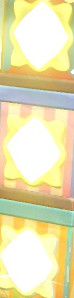
#> input picture RocoKingdom_S2_Box_Detector-main/roco_box_detector/templates/box_anchor/07e31dc8-4362-4ae5-bdf6-9ee320a4c7cb.png, 74 x 298 px
$ python -i sequence_analyzer.py   (imports and definitions only)   (older library calls are emulated)
#> lines starting #> are read from the running program, lines starting #| are printed output that depends on the picture
"""Multi-frame sequence analysis: stability filtering, sharpness, voting."""

from dataclasses import dataclass, field
from typing import Optional, Tuple, List, Dict
import time

import cv2
import numpy as np

from image_utils import (preprocess_image, resize_by_width,
                         safe_resize_template, safe_resize_mask)
from template_cache import TemplateCache, TemplateGroup, TemplateItem


@dataclass
class SequenceFrame:
    index: int
    timestamp: float
    roi_image: np.ndarray
    sub_roi_image: np.ndarray
    anchor_box: Tuple[int, int, int, int]
    sub_roi_box: Tuple[int, int, int, int]
    sharpness: float = 0.0
    avg_similarity: float = 0.0
    sub_roi_image_2: Optional[np.ndarray] = None
    sub_roi_box_2: Optional[Tuple[int, int, int, int]] = None

    def __hash__(self):
        return hash((self.index, self.timestamp))


@dataclass
class FrameMatchResult:
    frame_index: int
    label: Optional[str]
    matched: bool
    score: float
    template_path: Optional[str]
    scale: Optional[float]
    box_in_sub_roi: Optional[Tuple[int, int, int, int]]
    box_in_roi: Optional[Tuple[int, int, int, int]]
    roi_name: str = "roi1"


@dataclass
class SequenceDetectionResult:
    matched: bool
    label: Optional[str]
    final_score: float
    vote_count: int
    total_selected_frames: int
    selected_frame_indices: List[int]
    frame_results: List[FrameMatchResult] = field(default_factory=list)
    best_frame_index: Optional[int] = None
    # Dual-ROI support
    label_1: Optional[str] = None
    label_2: Optional[str] = None
    final_score_1: float = 0.0
    final_score_2: float = 0.0
    vote_count_1: int = 0
    vote_count_2: int = 0


# ── sharpness ────────────────────────────────────────────────────────

# [29 lines left out: functions calculate_sharpness, _resize_for_similarity, _to_gray_float, not called in this run]


def compute_pairwise_similarity(frame_a: SequenceFrame, frame_b: SequenceFrame, resize_w: int = 96) -> float:
    """Compute similarity [0, 1] between two frames' sub_roi regions."""
    ga = _resize_for_similarity(frame_a.sub_roi_image, resize_w)
    gb = _resize_for_similarity(frame_b.sub_roi_image, resize_w)
    if ga.shape != gb.shape:
        gb = cv2.resize(gb, (ga.shape[1], ga.shape[0]), interpolation=cv2.INTER_AREA)
    fa = _to_gray_float(ga)
    fb = _to_gray_float(gb)
    mse = float(np.mean((fa - fb) ** 2))
    return 1.0 - min(mse, 1.0)


def compute_avg_similarities(frames: List[SequenceFrame], resize_w: int = 96) -> None:
    """Compute each frame's average similarity to all others. Mutates frames in-place."""
    n = len(frames)
    if n < 2:
        for f in frames:
            f.avg_similarity = 1.0
        return
    for i, fi in enumerate(frames):
        total = 0.0
        for j, fj in enumerate(frames):
            if i == j:
                continue
            total += compute_pairwise_similarity(fi, fj, resize_w)
        fi.avg_similarity = total / (n - 1)


# ── selection ────────────────────────────────────────────────────────

# [237 lines left out: functions select_stable_frames, match_single_frame_to_patterns, _select_template_variant, vote_frame_results, not called in this run]

>>> import cv2
>>> picture = cv2.imread('templates/box_anchor/07e31dc8-4362-4ae5-bdf6-9ee320a4c7cb.png', cv2.IMREAD_GRAYSCALE)
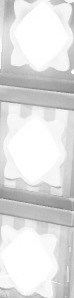
#> picture: shape (298, 74); min 126, max 255, mean 224.1
>>> result = compute_avg_similarities(picture)
#> in compute_avg_similarities, `n = len(frames)`: n = 298
#> the loop in compute_avg_similarities, `for i, fi in enumerate(frames):` made 1 pass
#> (the run stopped early here; a loop or call above may not have finished)

$ run again, on RocoKingdom_S2_Box_Detector-main/roco_box_detector/templates/box_anchor/1.png
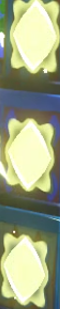
#> input picture RocoKingdom_S2_Box_Detector-main/roco_box_detector/templates/box_anchor/1.png, 60 x 309 px
#> `picture = cv2.imread('templates/box_anchor/07e31dc8-4362-4ae5-bdf6-9ee..`:
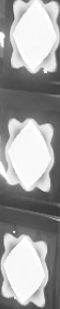
#> picture: shape (309, 60); min 53, max 255, mean 162.9
#> n = 309
#> the loop in compute_avg_similarities, `for i, fi in enumerate(frames):` made 1 pass

$ run again, on RocoKingdom_S2_Box_Detector-main/roco_box_detector/templates/box_anchor/15dd989e-f407-45bc-aba3-4052abe7b61e.png
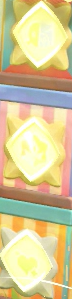
#> input picture RocoKingdom_S2_Box_Detector-main/roco_box_detector/templates/box_anchor/15dd989e-f407-45bc-aba3-4052abe7b61e.png, 72 x 299 px
#> `picture = cv2.imread('templates/box_anchor/07e31dc8-4362-4ae5-bdf6-9ee..`:
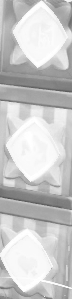
#> picture: shape (299, 72); min 82, max 255, mean 201.7
#> n = 299
#> the loop in compute_avg_similarities, `for i, fi in enumerate(frames):` made 1 pass
